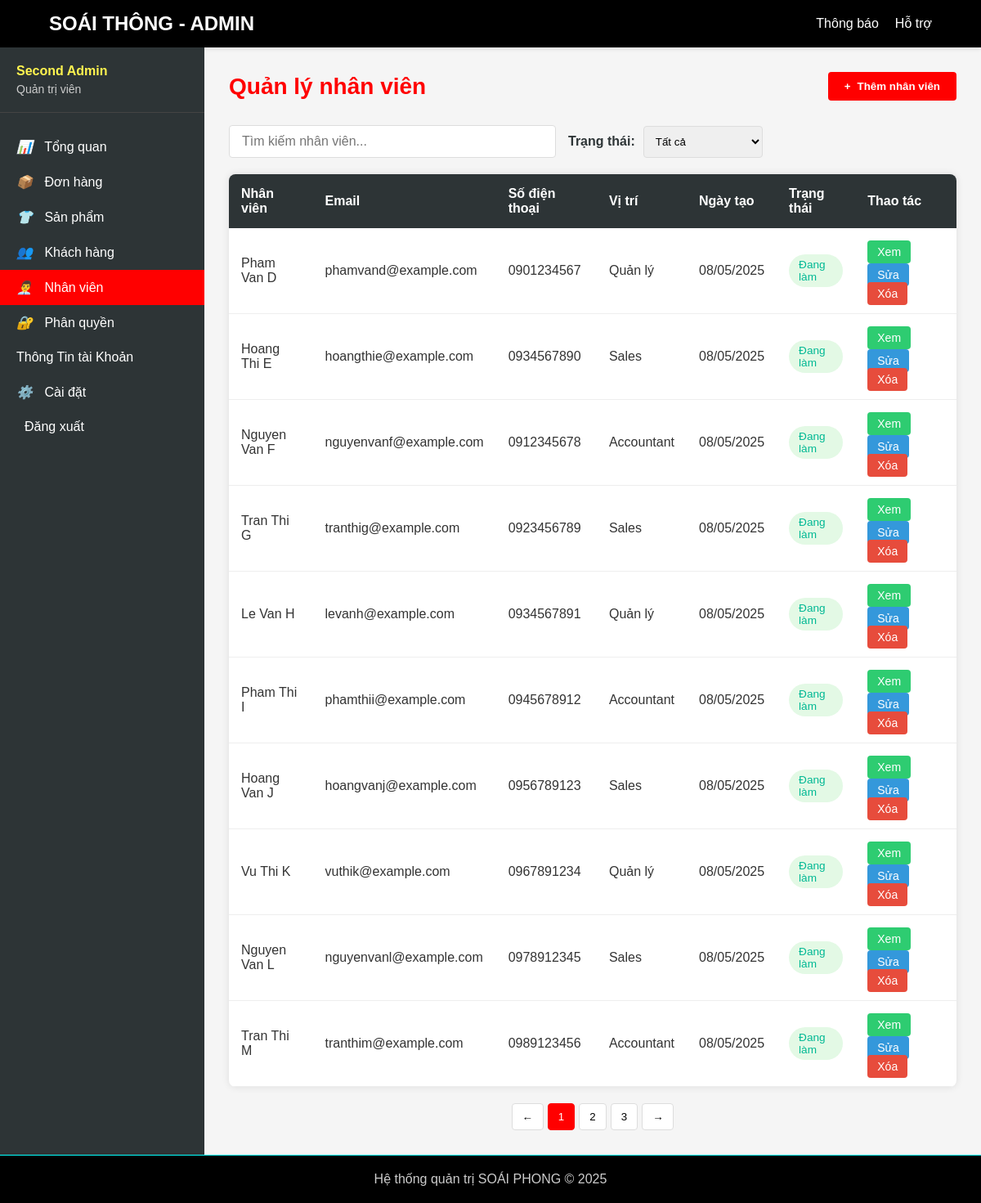
Page /admin/manage_employees.php (signed in) on the committed database.
### tables this page shows
CREATE TABLE employees (
    id INT AUTO_INCREMENT PRIMARY KEY,
    name VARCHAR(255) NOT NULL,
    email VARCHAR(255) NOT NULL UNIQUE,
    phone VARCHAR(20) NOT NULL,
    date_of_birth DATE NOT NULL,
    address TEXT NOT NULL,
    password VARCHAR(255) NOT NULL,
    position VARCHAR(50) NOT NULL,
    status VARCHAR(50) NOT NULL DEFAULT 'active',
    role ENUM('staff') NOT NULL DEFAULT 'staff',
    avatar VARCHAR(255),
    created_at TIMESTAMP DEFAULT CURRENT_TIMESTAMP
);

### admin/manage_employees.php (the view, shortened to what this page needs)
<?php
include('../includes/database.php');
$sql = "SELECT * FROM employees";
$stmt = $conn->prepare($sql);
$stmt->execute();
$result = $stmt->get_result();
$employees = $result->fetch_all(MYSQLI_ASSOC);
?>
<?php require_once('../admin/header/admin-header.php'); ?>
<!DOCTYPE html>
<html lang="vi">
<head>
    <link rel="stylesheet" href="../assets/css/admin/manage_employees.css">
</head>
<body>
    <div class="admin-container">
        <?php require_once('../admin/sidebar/admin_sidebar.php'); ?>
        <div class="admin-content">
            <div class="page-header">
                <h1 class="page-title">Quản lý nhân viên</h1>
                <button class="btn-add" id="addEmployeeBtn">
                    <span>+</span> Thêm nhân viên
                </button>
            </div>
            <div class="employee-actions">
                <input type="text" class="search-box" placeholder="Tìm kiếm nhân viên...">
                <div class="filter-group">
                    <label for="status-filter">Trạng thái:</label>
                    <select id="status-filter">
                        <option value="all">Tất cả</option>
                    </select>
                </div>
            </div>
            <table class="employees-table">
                <thead>
                    <tr>
                        <th>Nhân viên</th>
                        <th>Email</th>
                        <th>Số điện thoại</th>
                        <th>Vị trí</th>
                        <th>Ngày tạo</th>
                        <th>Trạng thái</th>
                        <th>Thao tác</th>
                    </tr>
                </thead>
                <tbody>
                <tbody>
                    <?php foreach ($employees as $employee): ?>
                        <?php
                        $statusClass = $employee['status'] == 'active' ? 'status-active' : 'status-inactive';
                        $statusText = $employee['status'] == 'active' ? 'Đang làm' : 'Đã Nghỉ làm';
                        $positionMap = [
                            'Manager' => 'Quản lý',
                            'Sales Staff' => 'Nhân viên bán hàng',
                            'Warehouse Staff' => 'Nhân viên kho',
                            'Delivery Staff' => 'Nhân viên giao hàng',
                            'Customer Service' => 'Nhân viên CSKH'
                        ];
                        $positionInVietnamese = isset($positionMap[$employee['position']]) ? $positionMap[$employee['position']] : $employee['position'];
                        ?>
                        <tr data-id="<?php echo $employee['id']; ?>"
                            data-posion="<?php echo htmlspecialchars($employee['position']); ?>"
                            data-address="<?php echo htmlspecialchars($employee['address']); ?>"
                            data-birthday="<?php echo htmlspecialchars($employee['date_of_birth']); ?>"
                            data-avatar="<?php echo htmlspecialchars($employee['avatar'] ? $employee['avatar'] : '../assets/avatar/default-avatar.png'); ?>">
                            <td><?php echo htmlspecialchars($employee['name']); ?></td>
                            <td><?php echo htmlspecialchars($employee['email']); ?></td>
                            <td><?php echo htmlspecialchars($employee['phone']); ?></td>
                            <td><?php echo $positionInVietnamese; ?></td>
                            <td><?php echo date('d/m/Y', strtotime($employee['created_at'])); ?></td>
                            <td><span class="employee-status <?php echo $statusClass; ?>"><?php echo $statusText; ?></span></td>
                            <td>
                                <button class="action-btn btn-view">Xem</button>
                                <button class="action-btn btn-edit" id="">Sửa</button>
                                <a href="delete_employees.php?id=<?php echo $employee['id']; ?>" class="action-btn btn-delete">Xóa</a>
                            </td>
                        </tr>
                    <?php endforeach; ?>
                </tbody>
            </table>
            <div class="pagination">
                <button class="pagination-btn">←</button>
                <button class="pagination-btn active">1</button>
                <button class="pagination-btn">2</button>
                <button class="pagination-btn">3</button>
                <button class="pagination-btn">→</button>
            </div>
        </div>
    </div>
</body>
</html>
<?php require_once('../admin/footer/admin-footer.php'); ?>

### assets/css/admin/header/admin-header.css (style rules this page uses)
* { margin: 0; padding: 0; box-sizing: border-box; font-family: 'Arial', sans-serif; }
body { background-color: #f5f5f5; color: #333; }

### assets/css/admin/manage_employees.css (style rules this page uses)
* { margin: 0; padding: 0; box-sizing: border-box; font-family: 'Arial', sans-serif; }
body { background-color: #f5f5f5; color: #333; }
.admin-container { display: flex; min-height: calc(100vh - 70px); }
.admin-content { flex: 1; padding: 30px; }
.page-header { display: flex; justify-content: space-between; align-items: center; margin-bottom: 30px; }
.page-title { color: #FF0000; font-size: 28px; }
.btn-add { background-color: #FF0000; color: #FFFFFF; border: none; padding: 10px 20px; border-radius: 4px; cursor: pointer; display: flex; align-items: center; gap: 8px; font-weight: bold; transition: background-color 0.3s; }
.employee-actions { display: flex; gap: 15px; margin-bottom: 20px; }
.search-box { flex: 1; max-width: 400px; padding: 10px 15px; border: 1px solid #ddd; border-radius: 4px; font-size: 16px; }
.filter-group { display: flex; align-items: center; gap: 10px; }
.filter-group label { font-weight: bold; color: #2D3436; }
.filter-group select { padding: 10px; border: 1px solid #ddd; border-radius: 4px; }
.employees-table { width: 100%; border-collapse: collapse; background-color: #FFFFFF; box-shadow: 0 0 10px rgba(0, 0, 0, 0.1); border-radius: 8px; overflow: hidden; }
.employees-table th { background-color: #2D3436; color: #FFFFFF; padding: 15px; text-align: left; }
.employees-table td { padding: 15px; border-bottom: 1px solid #eee; }
.employee-status { padding: 5px 10px; border-radius: 4px; font-size: 12px; font-weight: bold; color: #ffffff; background-color: #2ecc71; font-weight: bold; }
.status-active { background-color: #e6f7e6; color: #2e7d32; }
.action-btn { text-decoration: none; padding: 6px 12px; border-radius: 4px; cursor: pointer; border: none; font-size: 14px; transition: all 0.3s; }
.btn-edit { background-color: #3498db; color: white; }
.btn-delete { background-color: #e74c3c; color: white; }
.btn-view { background-color: #2ecc71; color: white; }
.pagination { display: flex; justify-content: center; margin-top: 20px; gap: 5px; }
.pagination-btn { padding: 8px 12px; border: 1px solid #ddd; background-color: white; cursor: pointer; border-radius: 4px; }
.pagination-btn.active { background-color: #FF0000; color: white; border-color: #FF0000; }
.employee-status { padding: 5px 12px; border-radius: 20px; font-size: 0.85rem; font-weight: 500; display: inline-block; }
.status-active { background-color: #E3F9E5; color: #00B894; }

### assets/css/admin/footer/admin-footer.css (style rules this page uses)
* { margin: 0; padding: 0; box-sizing: border-box; font-family: 'Arial', sans-serif; }
body { background-color: #f5f5f5; color: #333; }

### rows in the picture
employees: name "Pham Van D", email "phamvand@example.com", phone "0901234567", position "Quản lý", created_at "08/05/2025", status "Đang làm"
employees: name "Hoang Thi E", email "hoangthie@example.com", phone "0934567890", position "Sales", created_at "08/05/2025", status "Đang làm"
employees: name "Nguyen Van F", email "nguyenvanf@example.com", phone "0912345678", position "Accountant", created_at "08/05/2025", status "Đang làm"
employees: name "Tran Thi G", email "tranthig@example.com", phone "0923456789", position "Sales", created_at "08/05/2025", status "Đang làm"
employees: name "Le Van H", email "levanh@example.com", phone "0934567891", position "Quản lý", created_at "08/05/2025", status "Đang làm"
employees: name "Pham Thi I", email "phamthii@example.com", phone "0945678912", position "Accountant", created_at "08/05/2025", status "Đang làm"
employees: name "Hoang Van J", email "hoangvanj@example.com", phone "0956789123", position "Sales", created_at "08/05/2025", status "Đang làm"
employees: name "Vu Thi K", email "vuthik@example.com", phone "0967891234", position "Quản lý", created_at "08/05/2025", status "Đang làm"
employees: name "Nguyen Van L", email "nguyenvanl@example.com", phone "0978912345", position "Sales", created_at "08/05/2025", status "Đang làm"
employees: name "Tran Thi M", email "tranthim@example.com", phone "0989123456", position "Accountant", created_at "08/05/2025", status "Đang làm"

### other values in the picture
$_SESSION['user']['name'] "Second Admin"
